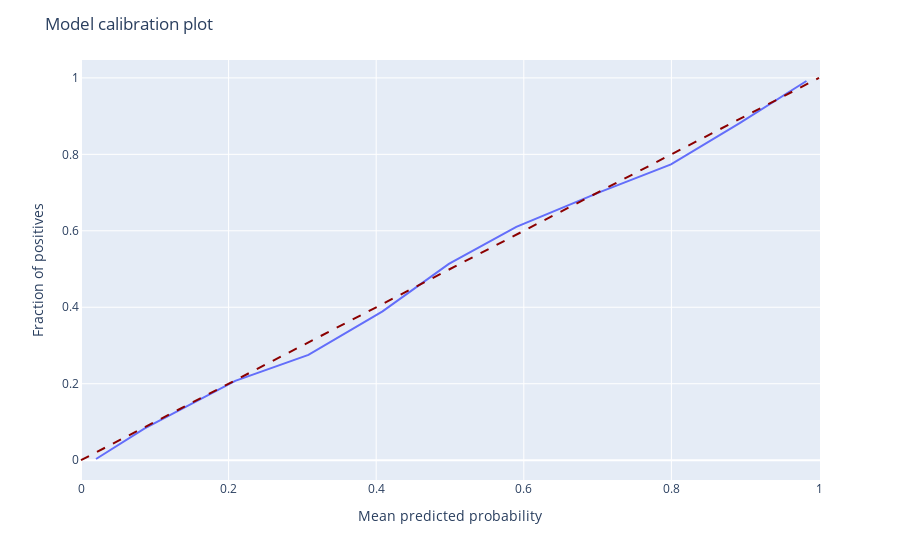

Notebook code cell kept with this figure:
### Code cell
import plotly.express as px
import plotly.graph_objects as go

fig = px.line(calibration_data, 
              x="MeanProbs", 
              y="PositivesShare")


# Add ideal calibration line (diagonal)
fig.add_shape(type="line", line=dict(dash='dash', color="darkred"), row='all', col='all', x0=0, y0=0, x1=1, y1=1)

# Customize the layout and labels
fig.update_layout(
    title="Model calibration plot",
    xaxis_title="Mean predicted probability",
    yaxis_title="Fraction of positives"
)

fig.show()

### Figure 1 — Plotly figure (JSON) as saved in the notebook; plotly's stock layout.template omitted (floating-point values rounded to 4 significant figures)
{"data": [{"hovertemplate": "MeanProbs=%{x}<br>PositivesShare=%{y}<extra></extra>", "legendgroup": "", "line": {"color": "#636efa", "dash": "solid"}, "marker": {"symbol": "circle"}, "mode": "lines", "name": "", "orientation": "v", "showlegend": false, "type": "scatter", "x": [0.02035, 0.08632, 0.209, 0.3082, 0.4086, 0.4985, 0.5899, 0.7047, 0.7994, 0.8925, 0.983], "xaxis": "x", "y": [0.003077, 0.08333, 0.2075, 0.2752, 0.3894, 0.5135, 0.6104, 0.7024, 0.7739, 0.8819, 0.9919], "yaxis": "y"}], "layout": {"legend": {"tracegroupgap": 0}, "margin": {"t": 60}, "shapes": [{"line": {"color": "darkred", "dash": "dash"}, "type": "line", "x0": 0, "x1": 1, "xref": "x", "y0": 0, "y1": 1, "yref": "y"}], "title": {"text": "Model calibration plot"}, "xaxis": {"anchor": "y", "domain": [0, 1], "title": {"text": "Mean predicted probability"}}, "yaxis": {"anchor": "x", "domain": [0, 1], "title": {"text": "Fraction of positives"}}}}
